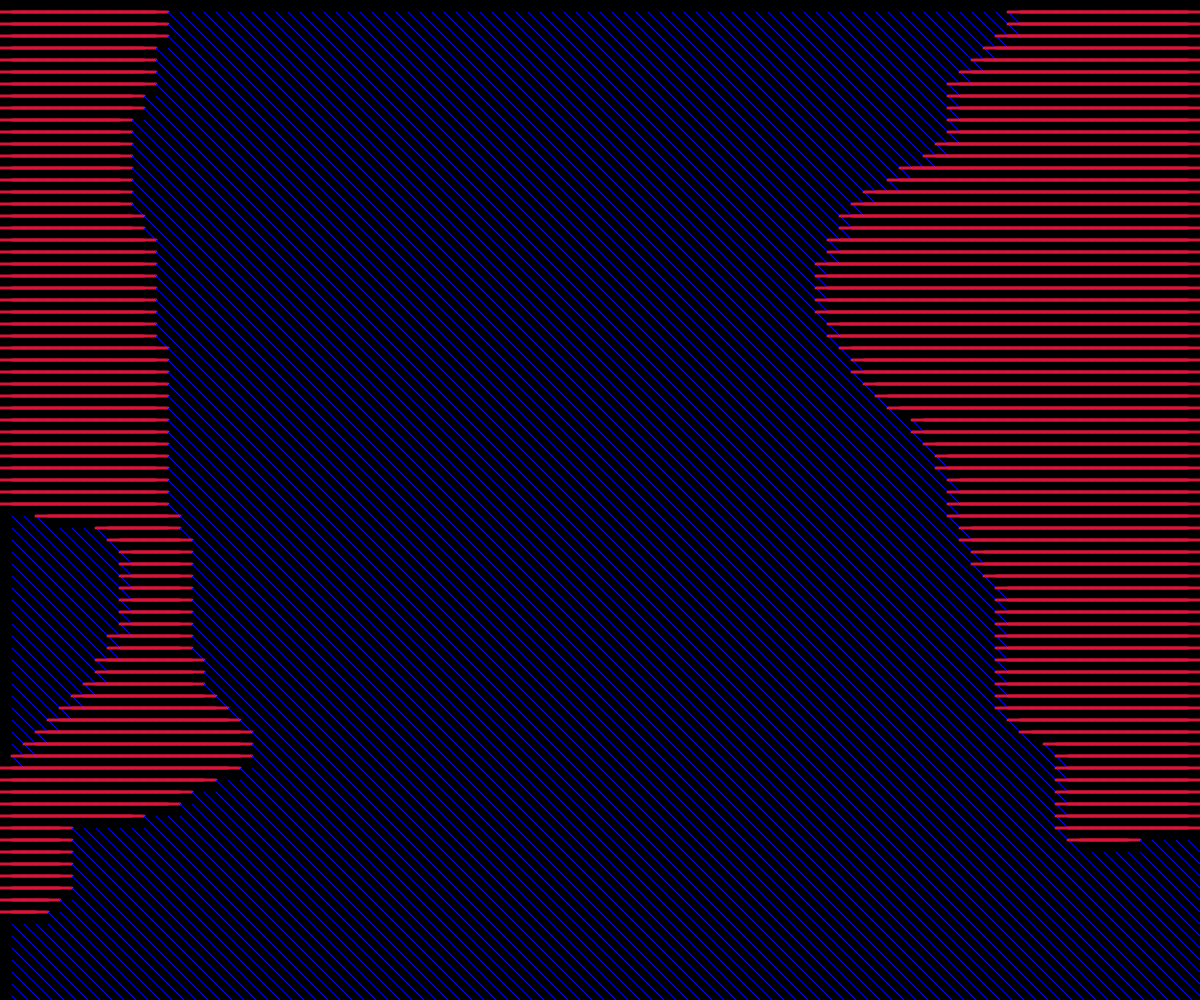
Frame 1 (no input)
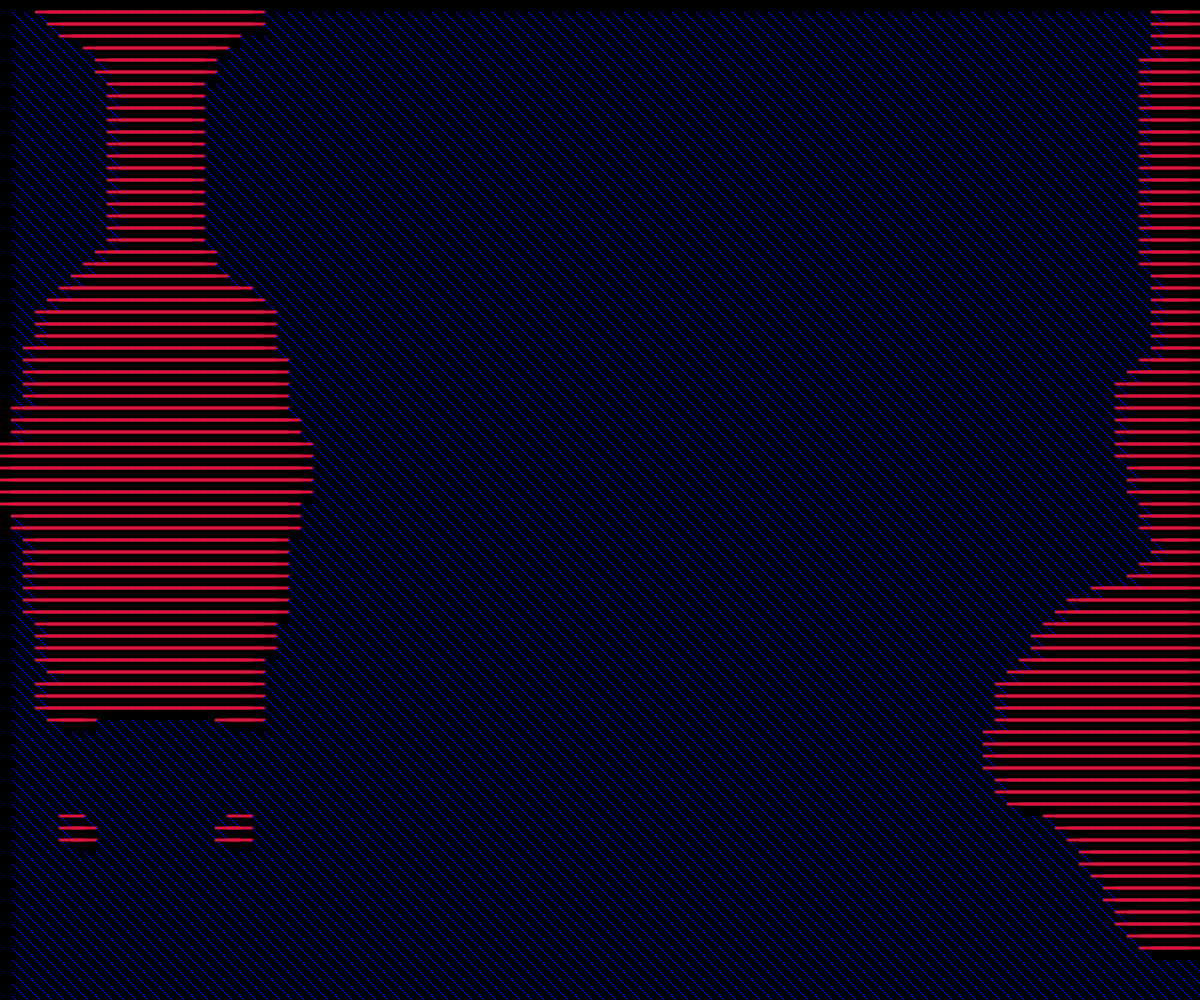
Frame 60 (no input)
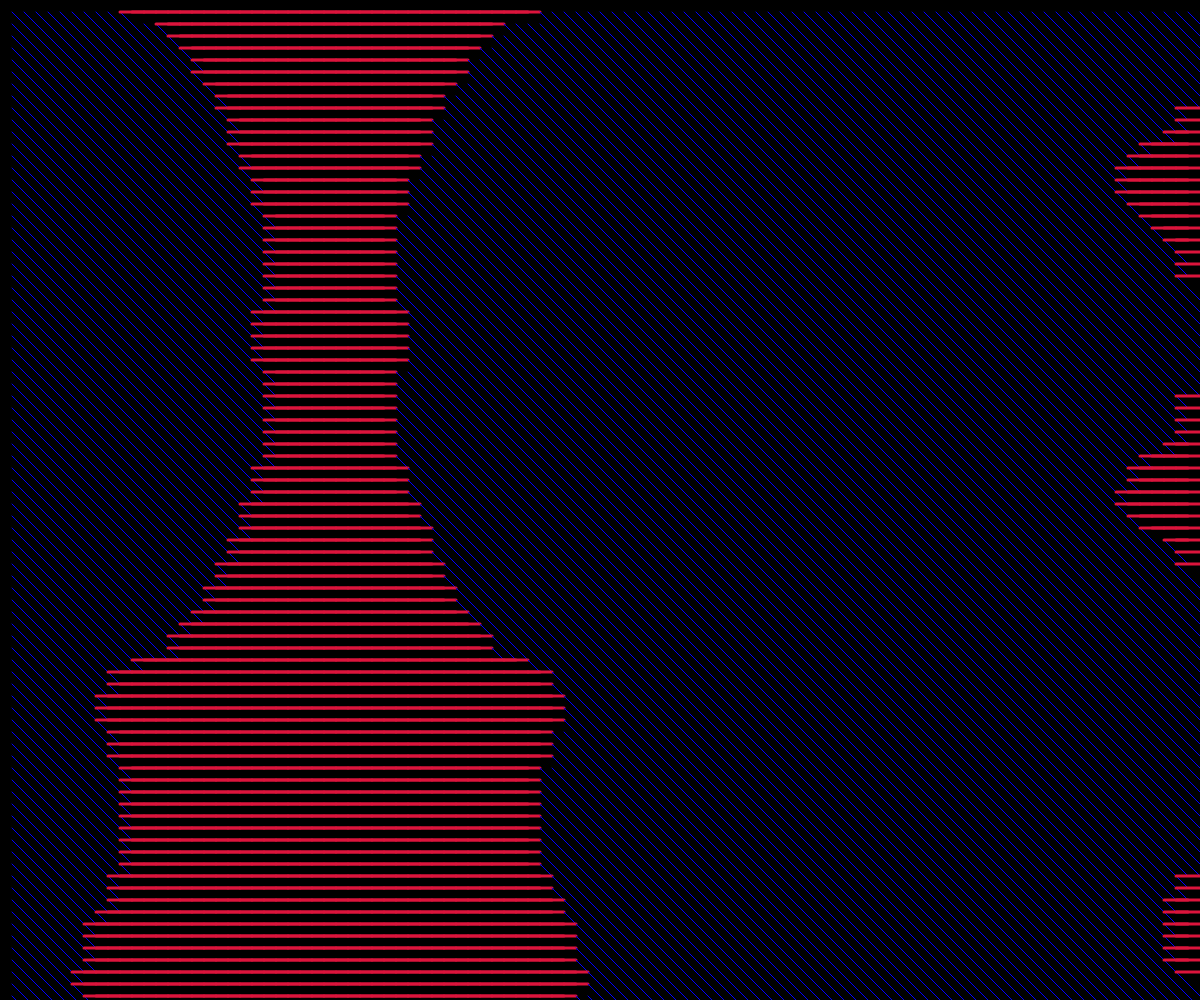
Frame 120 (the mouse pressed at the canvas centre since frame 60)

The p5.js sketch that drew these frames (run headless with seeded random() and noise() and a simulated clock; from frame 60 on, the mouse is pressed at the canvas centre):

// p5.js sketch
// ── sketch.js
// -
// 10 PRINT 0.1 by Gaia Andruccioli [10 PRINT, movimento, pattern]
// 2021 © Gaia Andruccioli, Daniele @Fupete, Irene @iretrtr and the course DS-2021 at DESIGN.unirsm,
// github.com/ds-2021-unirsm — github.com/fupete - github.com/Graphein0707
// Educational purposes, MIT License, 2021, San Marino
// —
// Credits/Thanks to:
// @BenjaminHabert for
// https://github.com/BenjaminHabert
// 

let num = 12;
let pattern;

function setup() {
  createCanvas(windowWidth, windowHeight);
  pattern = new Pattern();
}

function draw() {
  background(0);

  for (let x = num; x < width; x += num) {
    for (let y = num; y < height; y += num) {
      push();
      translate(x, y);
      let mov = pattern.trama(x, y);
      disegno(mov);
      pop();
    }
  }
    pattern.movimento();
}

function disegno(mov) {
  if (mov < 0.5) {
    strokeWeight(1);
    stroke(0, 0, 255);
    line(0, 0, num, num);
  
  } else {
    strokeWeight(3);
    stroke(220, 20, 60);
    line(num, 0, -num, 0);
  }
}
// ── pattern.js
class Pattern {
  constructor() {
    angleMode(RADIANS);
    
    this.time = 0;
    this.flussox = 0;
    this.flussoy = 0;
  }

  movimento() {
    this.linee = random(0.1, 3);

    //velocità di movimento e direzione
    //movimento inizia in alto a sinistra
    this.flussox += noise(this.linee) * 0.01;
    this.flussoy += noise(this.linee + 2) * 0.01;
    this.time += 0.01;
  }

  trama(x, y) {
    return noise(
      //movimento
      (2 * x) / width - this.flussox,
      (2 * y) / width - this.flussoy,
      this.time
    );
  }
}
